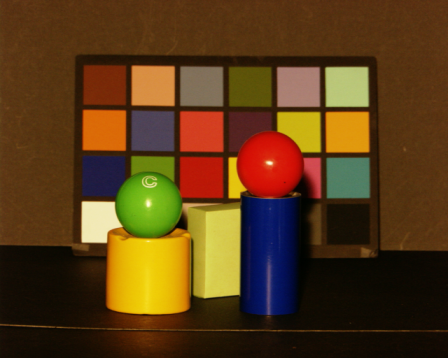
#> input picture Images/56K-70.BMP, 448 x 358 px
$ python FastRegionLabeling.py
#> lines starting #> are read from the running program, lines starting #| are printed output that depends on the picture; after the words box and inside, x2 and y2 are one past the last pixel; in counts of white or black regions, pixels touching at a corner belong together
import cv2
from tkinter.filedialog import askopenfilename
import numpy as np

global memImage
global gray
# [101 lines left out: function PeripheralHoleBoundaryTracking, not called in this run]

def OnRegionLabeling(image): #이진영상에 대해 레이블링 수행
    maxX, maxY = image.shape[:2]
    for y in range(maxY):
        for x in range(maxX):
            if x == 0 or y == 0 or x == maxX-1 or y == maxY-1:
                memImage.itemset((y,x), 0)
            else:
                c = image.item(y, x)
                if c != 0:
                    memImage.itemset((y,x), c*-1)

    pixValue = 0
    label = 0
#영역 레이블링 수행
    for y in range(1,maxY-1):
        for x in range(1,maxX-1):
            pixValue = memImage.item(y,x)
            if memImage.item(y, x) < 0:
                if (memImage.item(y, x-1) <= 0) and (memImage.item(y-1, x-1) <= 0):
                    label +=1
                    memImage.itemset((y,x), label)
                    PeripheralHoleBoundaryTracking(1, y, x, pixValue, label)
                elif memImage.item(y, x-1) > 0:
                    memImage.itemset((y,x), memImage.item(y, x-1))
                elif memImage.item(y, x-1) <=0 and memImage.item(y-1, x-1) > 0 :
                    memImage.itemset((y,x), memImage.item(y-1, x-1))
                    PeripheralHoleBoundaryTracking(2, y, x, pixValue, memImage.item(y-1, x-1))

    dst = cv2.cvtColor(gray, cv2.COLOR_GRAY2BGR)

#레이블링된 각 영역을 적절한 색상으로 표현
    for y in range(maxY):
        for x in range(maxX):
            c = memImage.item(y,x)*(255/(label+1))
            if c == 0 or c==0.0:
                c = 255
            dst[y, x] = [int(c), int(c), int(c)]
            print(int(c))

    cv2.imshow('zzz', dst)
filename = askopenfilename()
#> the answer given: Images/56K-70.BMP
img = cv2.imread(filename)
#> img is the input picture: shape (358, 448, 3); mean B, G, R 22.8, 59.1, 89.1
gray = cv2.cvtColor(img, cv2.COLOR_BGR2GRAY)
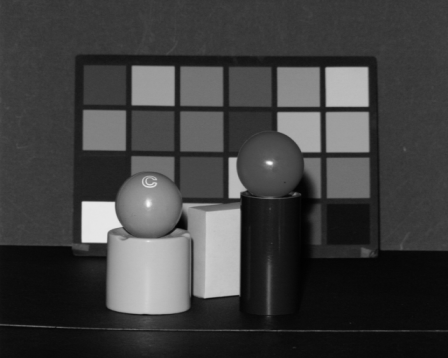
#> gray: shape (358, 448); min 1, max 249, mean 64
ret, Otsu = cv2.threshold(gray, 0, 255, cv2.THRESH_BINARY+cv2.THRESH_OTSU)
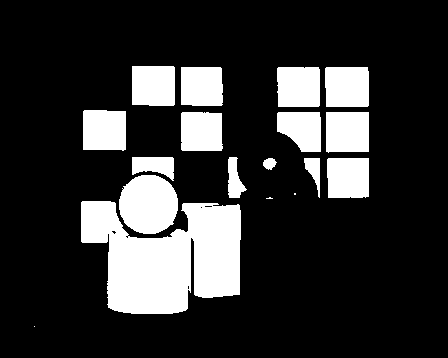
#> Otsu: shape (358, 448); 19.7% white; 18 white regions (3 under 20 px), largest, box (x1, y1, x2, y2) and area: (81, 201, 241, 314) 12411, (119, 175, 178, 234) 2791, (325, 67, 369, 107) 1735
#> ret = 97
memImage = np.zeros(Otsu.shape[:2])
OnRegionLabeling(Otsu)
#> after the loop in OnRegionLabeling, `for y in range(maxY):`:
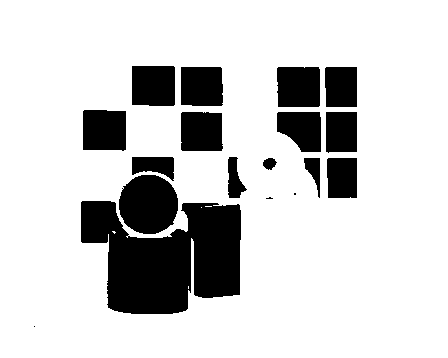
#> memImage: shape (358, 448) float64; values -255 (black) and 0 (white), 81.2% white; 18 black regions (3 under 20 px), largest, box (x1, y1, x2, y2) and area: (81, 201, 241, 314) 12411, (119, 175, 178, 234) 2791, (83, 110, 126, 151) 1702
#> (the run stopped early here; a loop or call above may not have finished)

$ run again, on Images/MIRRI3.bmp
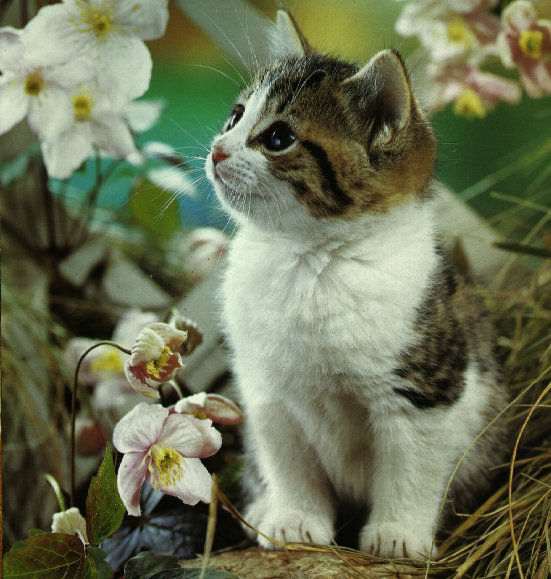
#> input picture Images/MIRRI3.bmp, 551 x 579 px
#> img is the input picture: shape (579, 551, 3); mean B, G, R 85, 113.8, 107.4
#> `gray = cv2.cvtColor(img, cv2.COLOR_BGR2GRAY)`:
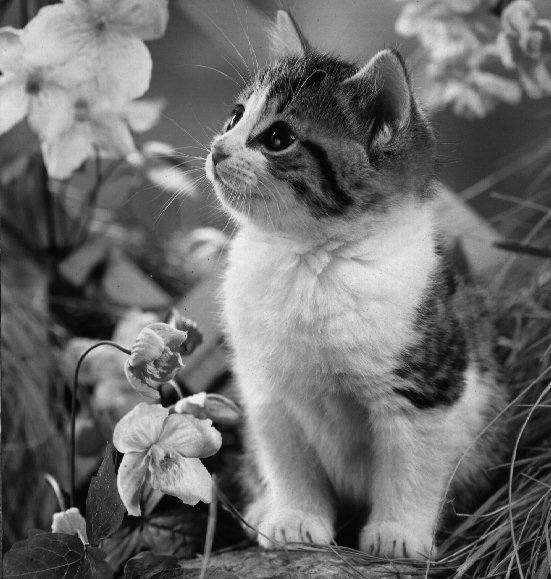
#> gray: shape (579, 551); min 0, max 247, mean 108.6
#> `ret, Otsu = cv2.threshold(gray, 0, 255, cv2.THRESH_BINARY+cv2.THRESH_O..`:
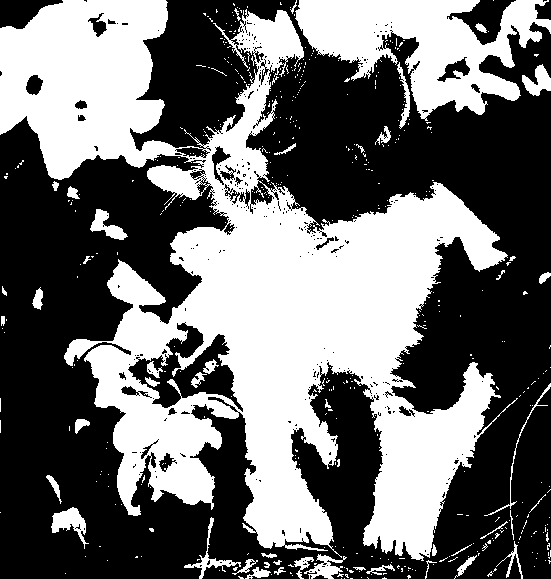
#> Otsu: shape (579, 551); 42.8% white; 471 white regions (423 under 20 px), largest, box (x1, y1, x2, y2) and area: (0, 0, 518, 561) 114134, (295, 0, 551, 121) 15416, (51, 507, 89, 549) 651
#> ret = 115
